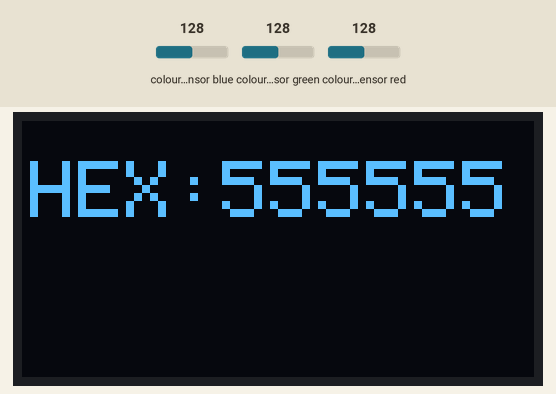
The sketch below on a simulated Arduino Uno, built with avr-gcc and run on an emulated ATmega328P. Shown: 128×64 one-colour display. The inputs (shaded band) are chosen by the test bench; at power-on: colour sensor blue 128, colour sensor green 128, colour sensor red 128. What the sketch prints to the serial monitor is not drawn.

Above: at 3.2 s.
3.3 s: colour sensor blue set to 5
At 9.1 s:
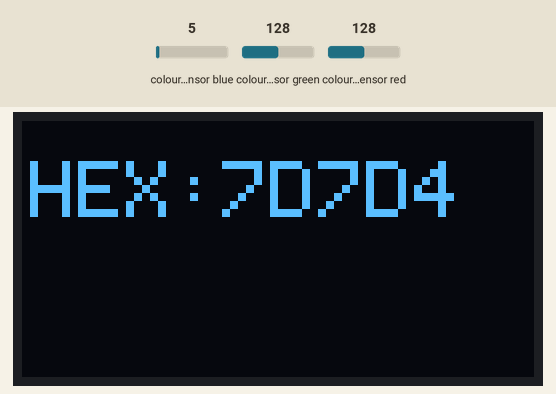
15.5 s: colour sensor green set to 5
At 22.1 s:
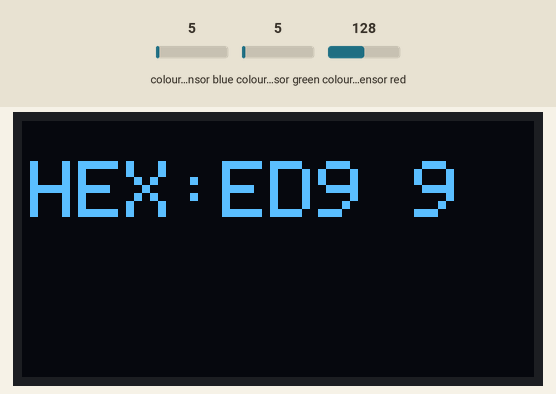
27.7 s: colour sensor blue set to 64
At 33.8 s:
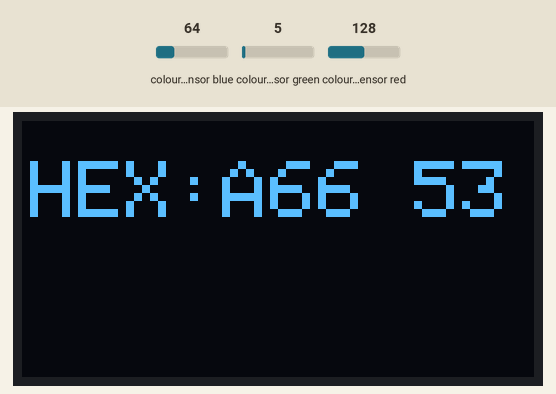
39.9 s: colour sensor red set to 64
At 46.7 s:
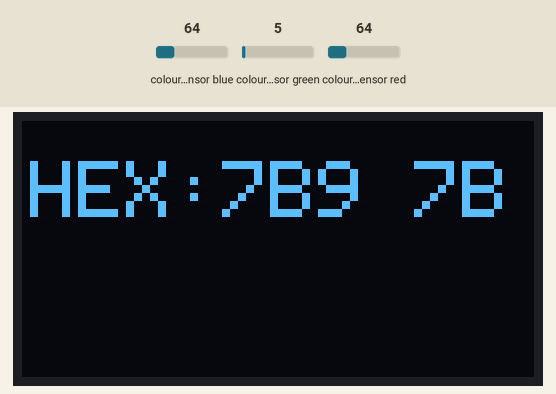
52.1 s: colour sensor green set to 128
At 58.5 s:
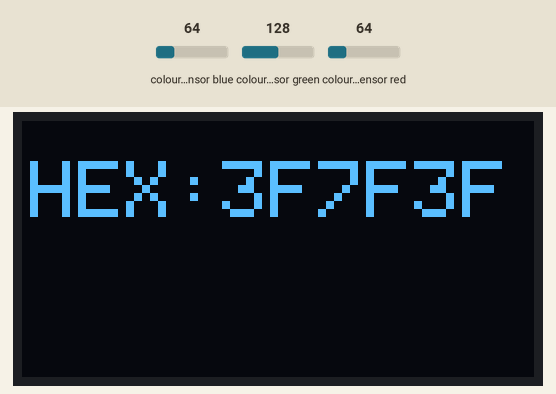
64.3 s: colour sensor red set to 191
At 70.3 s:
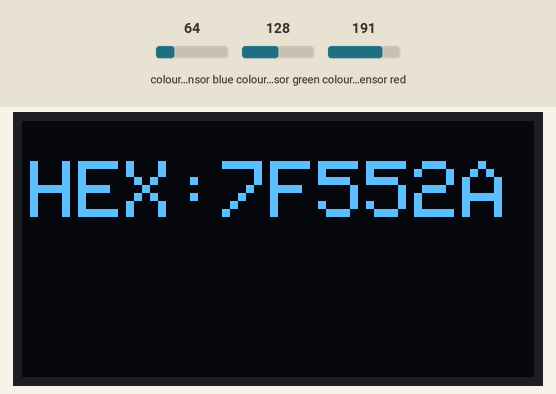
Timing chart, 0 to 71.8 s (numbered marks = the images above; inputs shaded):
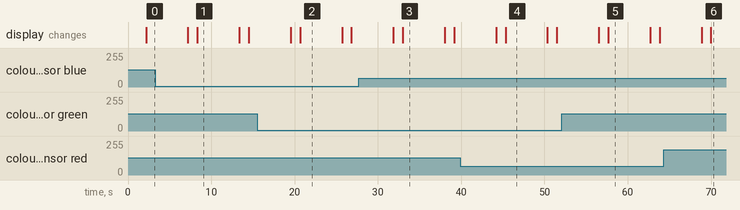

Measured:
- after the input at 3.3 s, the display: first differs from a run without the input after 5.0 s (image 1)
- after the input at 15.5 s, the display: first differs from a run without the input after 5.2 s (image 2)
- after the input at 27.7 s, the display: first differs from a run without the input after 5.3 s (image 3)
- after the input at 39.9 s, the display: first differs from a run without the input after 5.4 s (image 4)
- after the input at 52.1 s, the display: first differs from a run without the input after 5.6 s (image 5)
- after the input at 64.3 s, the display: first differs from a run without the input after 5.7 s (image 6)
- what the display in image 1 shows lasts 5.1 s, from 8.3 s to 13.4 s

The sketch:

C6_ColorSensor_andOLED.ino
```cpp
#include <Wire.h>                  //include Wire.h to be able to communicate through I2C on Arduino board
#include "Adafruit_TCS34725.h"     //Colour sensor library
#include "Adafruit_GFX.h"
#include "Adafruit_SSD1306.h"

//Create colour sensor object declaration, to see effects of different integration time and gain
//settings, check the datatsheet of the Adafruit TCS34725.
Adafruit_TCS34725 tcs = Adafruit_TCS34725(TCS34725_INTEGRATIONTIME_50MS, TCS34725_GAIN_4X);

#define SCREEN_WIDTH 128 // OLED display width,  in pixels
#define SCREEN_HEIGHT 64 // OLED display height, in pixels

// declare an SSD1306 display object connected to I2C
Adafruit_SSD1306 oled(SCREEN_WIDTH, SCREEN_HEIGHT, &Wire, -1);

void setup() {
  Serial.begin(9600);

  // initialize OLED display with address 0x3C for 128x64
  if (!oled.begin(SSD1306_SWITCHCAPVCC, 0x3C)) {
  Serial.println(F("SSD1306 allocation failed"));
  while (true);
  }

  delay(2000);         // wait for initializing
  oled.clearDisplay(); // clear display

  //Start-up colour sensor
  if (tcs.begin()) {
  Serial.println("Found sensor");
  } else {
  Serial.println("No TCS34725 found ... check your connections");
  while (1); // halt!
  }
}

void loop() {
  uint16_t clear, red, green, blue;

  //Collect raw data from integrated circuit using interrupts
  tcs.setInterrupt(false);      // turn on LED

  delay(60);  // takes 50ms to read

  tcs.getRawData(&red, &green, &blue, &clear);
  tcs.setInterrupt(true);  // turn off LED

  // Figure out some basic hex code for visualization
  uint32_t sum = clear;
  float r, g, b;
  r = red;
  r /= sum;
  g = green;
  g /= sum;
  b = blue;
  b /= sum;
  r *= 256; g *= 256; b *= 256;

  Serial.print("HEX: \t");
  Serial.print((int)r, HEX); Serial.print((int)g, HEX); Serial.print((int)b, HEX);

  Serial.print("\t \t RGB: \t");
  Serial.print((int)r );
  Serial.print(" ");
  Serial.print((int)g);
  Serial.print(" ");
  Serial.println((int)b );
  Serial.println();

  oled.clearDisplay();          // clear displa
  oled.setTextSize(2);          // text size
  oled.setTextColor(WHITE);     // text color
  oled.setCursor(2, 10);        // position to display
  oled.println("HEX:");
  oled.setCursor(50, 10);        // position to display
  oled.println((int)r, HEX);
  oled.setCursor(74, 10);        // position to display
  oled.println((int)g, HEX);
  oled.setCursor(98, 10);        // position to display
  oled.println((int)b, HEX);     // text to display
  oled.display();                // show on OLED

  delay(5000);
  oled.clearDisplay();          // clear display
  oled.setTextSize(2);          // text size
  oled.setTextColor(WHITE);     // text color
  oled.setCursor(4, 10);        // position to display
  oled.println("reading...");
  oled.display();               // show on OLED
  delay(1000);
}
```
